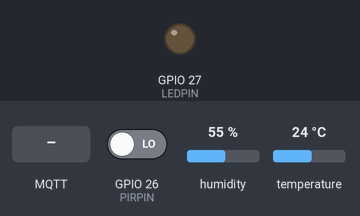
A program run on a simulated ESP32. Shown: output pins drawn as LEDs (lit = HIGH). The inputs (shaded band) are chosen by the test bench; at power-on: GPIO 26 (PIRPIN) LOW, humidity 55 %, temperature 24 °C. WiFi joins after 1.5 s; servers stay silent unless stated; no MQTT or app messages arrive unless stated; what the program prints to the serial monitor is not drawn.

Above: at 2.7 s.
2.8 s: GPIO 26 (PIRPIN) driven HIGH
At 3.3 s:
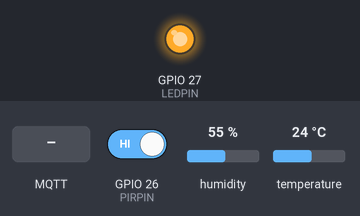
11.5 s: MQTT message "0" arrives on the first subscribed topic
At 12.4 s:
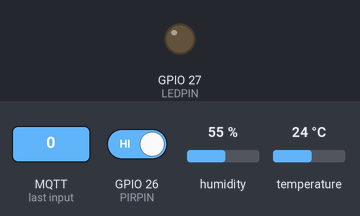
Timing chart, 0 to 14.5 s (numbered marks = the images above; inputs shaded):
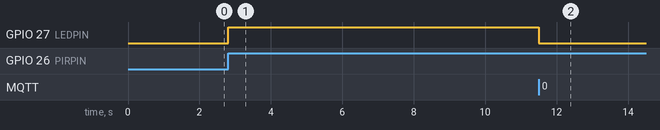

Measured:
- after the input at 2.8 s, GPIO 27 (LEDPIN): LOW → HIGH at once
- after the input at 11.5 s, GPIO 27 (LEDPIN): HIGH → LOW at once

The program:

main.cpp
```cpp
#include <Arduino.h>
#include <WiFi.h>
#include <PubSubClient.h>
#include <DHT.h>

// CONFIGURARE RETEA ȘI SERVER
const char* ssid = "Tudor";
const char* password = "12345678";
const char* mqtt_server = "10.22.72.160";


// DEFINIRE PINI NOD DORMITOR

#define DHTPIN 25
#define DHTTYPE DHT22
#define PIRPIN 26
#define LEDPIN 27

DHT dht(DHTPIN, DHTTYPE);
WiFiClient espClient;
PubSubClient client(espClient);

// VARIABILE PENTRU TEMPORIZATOARE (TIMERS)
unsigned long lastMsg = 0;
unsigned long timpOprireLED = 0;

// VARIABILE DE STARE
bool controlManual = false;
int ultimaStarePIR = LOW;


// FUNCTIE RECEPTIE MQTT

void callback(char* topic, byte* payload, unsigned long length) {
  char comanda = (char)payload[0];

  if (strcmp(topic, "dormitor/led") == 0) {
    if (comanda == '1') {
      controlManual = true;
      digitalWrite(LEDPIN, HIGH);
    }
    else if (comanda == '0') {
      controlManual = true;
      digitalWrite(LEDPIN, LOW);
    }
    else if (comanda == 'A') {
      controlManual = false;
    }
  }
}

// CONECTARE WI-FI
void setup_wifi() {
  delay(10);
  Serial.println("\nConectare la Wi-Fi...");
  WiFi.mode(WIFI_STA);
  WiFi.begin(ssid, password);

  while (WiFi.status() != WL_CONNECTED) {
    delay(500);
    Serial.print(".");
  }
  Serial.println("\nWi-Fi de la Dormitor s-a conectat!");
}

// CONECTARE / RECONECTARE BROKER MQTT
void reconnect() {
  while (!client.connected()) {
    Serial.print("Se incearca conectarea la MQTT...");
    if (client.connect("ESP32_Dormitor_Client")) {
      Serial.println("CONECTAT!");
      client.subscribe("dormitor/led");
    } else {
      delay(5000);
    }
  }
}

// INITIALIZARE (SETUP)
void setup() {
  Serial.begin(115200);
  Serial.println("\n INITIALIZARE NOD DORMITOR ");

  dht.begin();
  pinMode(PIRPIN, INPUT);
  pinMode(LEDPIN, OUTPUT);

  digitalWrite(LEDPIN, LOW);

  setup_wifi();
  client.setServer(mqtt_server, 1883);
  client.setCallback(callback);
}

void loop() {
  if (!client.connected()) {
    reconnect();
  }
  client.loop();

 // LOGICA CONTROL LED SI ALERTA INSTANT PIR
if (controlManual == false) {
    int starePIR = digitalRead(PIRPIN);
    unsigned long timpCurent = millis();

    // 1. Detectare schimbare PIR
    if (starePIR != ultimaStarePIR) {
        ultimaStarePIR = starePIR;

        if (starePIR == HIGH) {
            digitalWrite(LEDPIN, HIGH);
            Serial.println("MIȘCARE: ON");
            timpOprireLED = timpCurent + 3000;

            // Trimite mesajul de "DETECTAT"
            client.publish("dormitor/miscare", "1");
        }
    }

    // 2. Stingere automata + Trimitere mesaj "Liniște" după 3 secunde
    if (starePIR == LOW && timpCurent >= timpOprireLED && digitalRead(LEDPIN) == HIGH) {
        digitalWrite(LEDPIN, LOW);
        client.publish("dormitor/miscare", "0");
        Serial.println("MIȘCARE: OFF (Timeout)");
    }
}

  // TRIMITERE SI AFISARE DATE (La fiecare 5 secunde)
  unsigned long now = millis();
  if (now - lastMsg > 5000) {
    lastMsg = now;

    float temperature = dht.readTemperature();
    float humidity = dht.readHumidity();

    char tempString[8] = "0.0";
    char humString[8] = "0.0";

    if (!isnan(temperature) && !isnan(humidity)) {
      dtostrf(temperature, 1, 1, tempString);
      dtostrf(humidity, 1, 1, humString);
    } else {
      Serial.print("![Eroare citire DHT22] ");
    }

    // Afiseaza senzorii si modul curent (AUTOMAT / MANUAL)
    Serial.printf("Temperatura: %s°C | Umiditate: %s%% | Mod: %s\n",
                  tempString,
                  humString,
                  (controlManual ? "MANUAL" : "AUTOMAT"));

    // Trimite datele catre Node-RED
    client.publish("dormitor/temperatura", tempString);
    client.publish("dormitor/umiditate", humString);
  }
}
```
